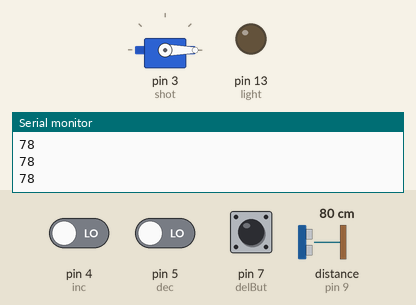
Simulated run of this sketch. Board: Arduino Uno, built with avr-gcc and run on an emulated ATmega328P. Parts: servo, output pins drawn as LEDs (lit = HIGH), the last lines printed to the serial monitor. Wiring (inferred from the names in the program): ultrasonic range finder: trigger pin 10; echo pin 9. The inputs (shaded band) are chosen by the test bench; at power-on: distance to the obstacle (sensor on pin 9) 80 cm, pin 7 (delBut) LOW, pin 5 (dec) LOW, pin 4 (inc) LOW. The echo pulse lasts 58.3 µs per cm; pins used as bus, display or sensor lines are not drawn.

Above: at 1.2 s.
1.3 s: distance to the obstacle (sensor on pin 9) set to 56 cm
2.8 s: distance to the obstacle (sensor on pin 9) set to 48 cm
At 3.8 s:
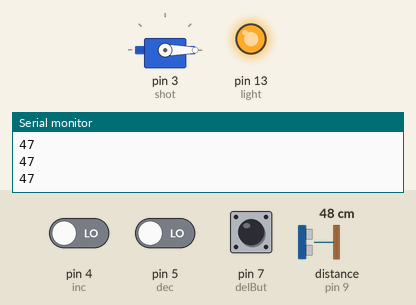
4.3 s: pin 7 (delBut) pulled HIGH for 0.15 s
7.4 s: pin 5 (dec) driven HIGH
10.4 s: pin 7 (delBut) pulled HIGH for 1 s
14.4 s: distance to the obstacle (sensor on pin 9) set to 37 cm
At 16.3 s:
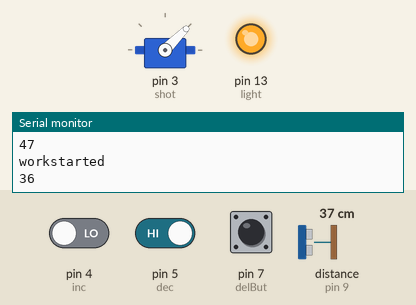
Timing chart, 0 to 18.0 s (numbered marks = the images above; inputs shaded):
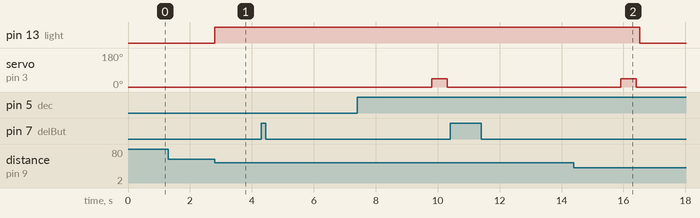

The sketch:

shoty_prank_v2.ino
```cpp
#include <Servo.h>
const int trig =10;
const int echo =9;
const int inc = 4;
const int dec =5;
const int delBut=7;
long duration;
int distance;
int var =50;

const int light=LED_BUILTIN;
boolean del=false;

Servo shot;
void setup() {
  // put your setup code here, to run once:
pinMode(trig,OUTPUT);
pinMode(echo,INPUT);

Serial.begin(9600);
shot.attach(3);
pinMode(inc, INPUT);
pinMode(dec, INPUT);
pinMode(light,OUTPUT);
pinMode(delBut,INPUT);

}

void loop() {
shot.write(0);
if(digitalRead(inc)==HIGH){

  if(var<500){
  var=var+10;
 delay(100);
  }
}
if(digitalRead(dec)==HIGH){

  if(var>10){
     var=var-10;
  delay(100);

  }

}
if(digitalRead(delBut)==HIGH){
  Serial.println("started");
  delay(5000);

  del=true;
}
if(digitalRead(dec)==LOW&& digitalRead(inc)==LOW){
  var=var+0;
}
digitalWrite(trig,LOW);
delayMicroseconds(2);
digitalWrite(trig,HIGH);
delayMicroseconds(10);

digitalWrite(trig,LOW);

duration=pulseIn(echo,HIGH);
distance=duration*0.034/2;
Serial.println(distance);
if(distance<=var){
shoty();
digitalWrite(light,HIGH);
}else{
  digitalWrite(light,LOW);

}


}
void shoty(){
  if(del==true){
del=false;
      delay(500);
  shot.write(45);
  delay(500);
   shot.write(0);
 Serial.print("work" );


  }
}
```

Measured:
- the behaviour switches between 52 and 51 cm on distance to the obstacle (sensor on pin 9) (found by bisection; images 0 and 1)
- after the input at 2.8 s, pin 13 (light): LOW → HIGH at once
- after the input at 10.4 s, pin 13 (light): stays HIGH (without the input it goes to LOW after 0.02 s)
- after the input at 14.4 s, pin 13 (light): HIGH → LOW after 2.1 s instead of 1.0 s; servo on pin 3 (shot): 0° → 45° after 1.5 s, → 0° 0.50 s later
